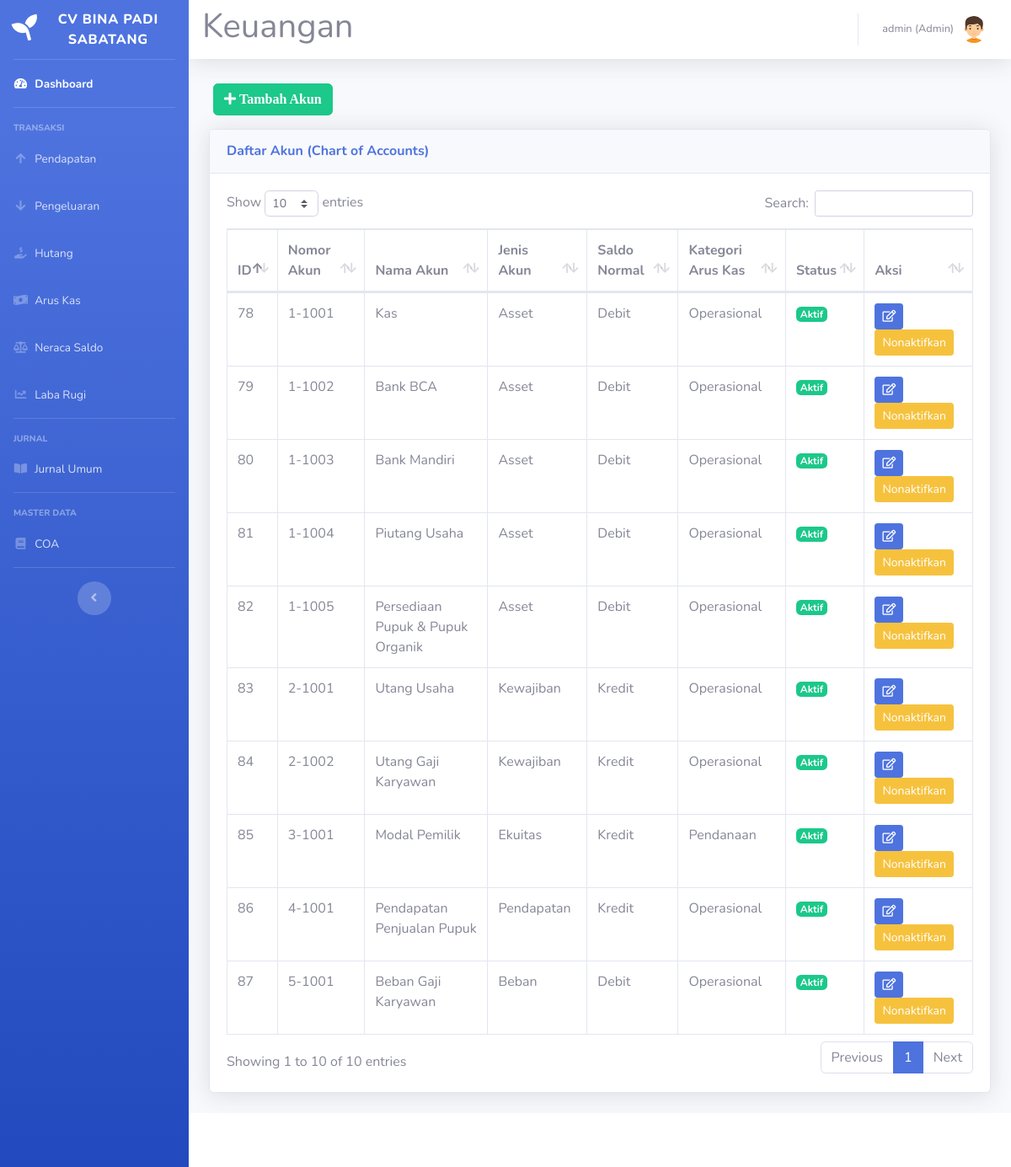
The app's page /coa.php?pesan=berhasil_aktif (signed in) with its own data.
### tables this page shows
CREATE TABLE `chart_of_accounts` (
  `id_akun` int(11) NOT NULL,
  `nomor_akun` varchar(20) NOT NULL,
  `nama_akun` varchar(100) NOT NULL,
  `jenis_akun` enum('Asset','Kewajiban','Ekuitas','Pendapatan','Beban') NOT NULL,
  `saldo_normal` enum('Debit','Kredit') NOT NULL,
  `kategori_arus_kas` varchar(20) DEFAULT NULL COMMENT 'Operasional/Investasi/Pendanaan',
  `is_active` tinyint(1) DEFAULT 1,
  `created_at` timestamp NOT NULL DEFAULT current_timestamp()
);

### coa.php (the view, shortened to what this page needs)
<!DOCTYPE html>
<html lang="en">
<head>
  <link href="vendor/fontawesome-free/css/all.min.css" rel="stylesheet" type="text/css">
  <link href="css/sb-admin-2.min.css" rel="stylesheet">
  <link href="vendor/datatables/dataTables.bootstrap4.min.css" rel="stylesheet">
</head>
<body id="page-top">
  <?php
  require('koneksi.php');
  require('sidebar.php');
  ?>
  <div id="content">
    <?php require('navbar.php'); ?>
    <div class="container-fluid">
      <div class="row">
        <div class="col-12">
          <?php if ($_SESSION['level'] === 'admin'): ?>
          <button type="button" class="btn btn-success mb-3" style="margin:5px" data-toggle="modal" data-target="#myModalTambah"><i class="fa fa-plus"> Tambah Akun</i></button>
          <?php endif; ?>
          <div class="card shadow mb-4">
            <div class="card-header py-3">
              <h6 class="m-0 font-weight-bold text-primary">Daftar Akun (Chart of Accounts)</h6>
            </div>
            <div class="card-body">
              <div class="table-responsive">
                <table class="table table-bordered" id="dataTable" width="100%" cellspacing="0">
                  <thead>
                    <tr>
                      <th>ID</th>
                      <th>Nomor Akun</th>
                      <th>Nama Akun</th>
                      <th>Jenis Akun</th>
                      <th>Saldo Normal</th>
                      <th>Kategori Arus Kas</th>
                      <th>Status</th>
                      <?php if ($_SESSION['level'] === 'admin'): ?>
                      <th>Aksi</th>
                      <?php endif; ?>
                    </tr>
                  </thead>
                  <tbody>
                    <?php
                    $query = mysqli_query($koneksi, "SELECT * FROM chart_of_accounts ORDER BY nomor_akun ASC");
                    while ($data = mysqli_fetch_assoc($query)) {
                      $status_text = $data['is_active'] == 1 ? 'Aktif' : 'Non-Aktif';
                      $status_class = $data['is_active'] == 1 ? 'success' : 'secondary';
                    ?>
                      <tr>
                        <td><?= $data['id_akun'] ?></td>
                        <td><?= $data['nomor_akun'] ?></td>
                        <td><?= $data['nama_akun'] ?></td>
                        <td><?= $data['jenis_akun'] ?></td>
                        <td><?= $data['saldo_normal'] ?></td>
                        <td><?= $data['kategori_arus_kas'] ? $data['kategori_arus_kas'] : '-' ?></td>
                        <td><span class="badge badge-<?= $status_class ?>"><?= $status_text ?></span></td>
                        <?php if ($_SESSION['level'] === 'admin'): ?>
                        <td>
                          <a href="#" type="button" class="fa fa-edit btn btn-primary btn-sm" data-toggle="modal" data-target="#myModal<?= $data['id_akun']; ?>"></a>
                          <?php if($data['is_active'] == 1): ?>
                          <a href="hapus-coa.php?id_akun=<?= $data['id_akun']; ?>" onclick="return confirm('Anda Yakin Ingin Menonaktifkan Akun Ini?')" class="btn btn-warning btn-sm">Nonaktifkan</a>
                          <?php else: ?>
                          <a href="aktifkan-coa.php?id_akun=<?= $data['id_akun']; ?>" onclick="return confirm('Anda Yakin Ingin Mengaktifkan Akun Ini?')" class="btn btn-success btn-sm">Aktifkan</a>
                          <?php endif; ?>
                        </td>
                        <?php endif; ?>
                      </tr>
                    <?php } ?>
                  </tbody>
                </table>
              </div>
            </div>
          </div>
        </div>
      </div>
    </div>
  </div>
  <?php require 'footer.php' ?>
  </div>
  </div>
</body>
</html>

### records on screen
chart_of_accounts: id_akun "78", nomor_akun "1-1001", nama_akun "Kas", jenis_akun "Asset", saldo_normal "Debit", kategori_arus_kas "Operasional", is_active "Aktif"
chart_of_accounts: id_akun "79", nomor_akun "1-1002", nama_akun "Bank BCA", jenis_akun "Asset", saldo_normal "Debit", kategori_arus_kas "Operasional", is_active "Aktif"
chart_of_accounts: id_akun "80", nomor_akun "1-1003", nama_akun "Bank Mandiri", jenis_akun "Asset", saldo_normal "Debit", kategori_arus_kas "Operasional", is_active "Aktif"
chart_of_accounts: id_akun "81", nomor_akun "1-1004", nama_akun "Piutang Usaha", jenis_akun "Asset", saldo_normal "Debit", kategori_arus_kas "Operasional", is_active "Aktif"
chart_of_accounts: id_akun "82", nomor_akun "1-1005", nama_akun "Persediaan Pupuk & Pupuk Organik", jenis_akun "Asset", saldo_normal "Debit", kategori_arus_kas "Operasional", is_active "Aktif"
chart_of_accounts: id_akun "83", nomor_akun "2-1001", nama_akun "Utang Usaha", jenis_akun "Kewajiban", saldo_normal "Kredit", kategori_arus_kas "Operasional", is_active "Aktif"
chart_of_accounts: id_akun "84", nomor_akun "2-1002", nama_akun "Utang Gaji Karyawan", jenis_akun "Kewajiban", saldo_normal "Kredit", kategori_arus_kas "Operasional", is_active "Aktif"
chart_of_accounts: id_akun "85", nomor_akun "3-1001", nama_akun "Modal Pemilik", jenis_akun "Ekuitas", saldo_normal "Kredit", kategori_arus_kas "Pendanaan", is_active "Aktif"
chart_of_accounts: id_akun "86", nomor_akun "4-1001", nama_akun "Pendapatan Penjualan Pupuk", jenis_akun "Pendapatan", saldo_normal "Kredit", kategori_arus_kas "Operasional", is_active "Aktif"
chart_of_accounts: id_akun "87", nomor_akun "5-1001", nama_akun "Beban Gaji Karyawan", jenis_akun "Beban", saldo_normal "Debit", kategori_arus_kas "Operasional", is_active "Aktif"

### other values on screen
$_SESSION['nama'] "admin"
$_SESSION['level'] "Admin"
